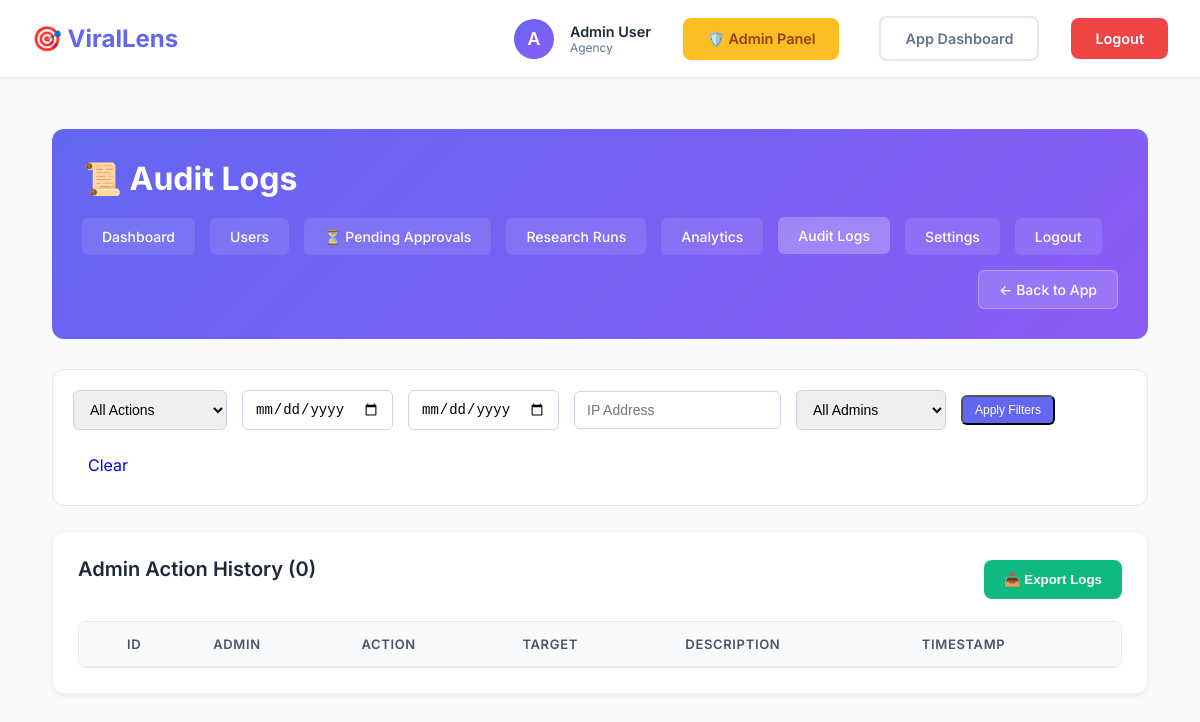
Screenshot of /admin/logs (signed in) with the database file from the repository.
### models.py (models this page shows, shortened)
class User(UserMixin, db.Model):
    __tablename__ = 'users'
    id = db.Column(db.Integer, primary_key=True)
    email = db.Column(db.String(120), unique=True, nullable=False, index=True)
    username = db.Column(db.String(80), unique=True, nullable=False, index=True)
    password_hash = db.Column(db.String(255), nullable=False)
    full_name = db.Column(db.String(120))
    niche = db.Column(db.String(50))  # automotive, royal_family, tech, etc.
    subscription_tier = db.Column(db.String(20), default='free')  # free, pro, agency
    subscription_status = db.Column(db.String(20), default='active')  # active, cancelled, expired
    subscription_start = db.Column(db.DateTime)
    subscription_end = db.Column(db.DateTime)
    research_runs_this_month = db.Column(db.Integer, default=0)
    total_research_runs = db.Column(db.Integer, default=0)
    is_admin = db.Column(db.Boolean, default=False)
    is_active = db.Column(db.Boolean, default=True)
    created_at = db.Column(db.DateTime, default=datetime.utcnow)
    last_login = db.Column(db.DateTime)
    approval_status = db.Column(db.String(20), default='approved', nullable=False) # pending, approved, rejected
    approved_by = db.Column(db.Integer, db.ForeignKey('users.id'), nullable=True)
    approved_at = db.Column(db.DateTime, nullable=True)
    rejection_reason = db.Column(db.Text, nullable=True)
    admin_notes = db.Column(db.Text, nullable=True)
    onboarding_completed = db.Column(db.Boolean, default=False)
    onboarding_step = db.Column(db.Integer, default=1) # Track progress
    research_runs = db.relationship('ResearchRun', backref='user', lazy='dynamic', cascade='all, delete-orphan')
    keywords = db.relationship('Keyword', backref='user', lazy='dynamic', cascade='all, delete-orphan')
    competitors = db.relationship('Competitor', backref='user', lazy='dynamic', cascade='all, delete-orphan')
    user_config = db.relationship('UserConfig', backref='user', uselist=False, cascade='all, delete-orphan')
    approver = db.relationship('User', remote_side='User.id', foreign_keys=[approved_by])

### admin_routes.py (the view)
@admin_bp.route('/logs')
@login_required
@admin_required
def logs():
    page = request.args.get('page', 1, type=int)
    per_page = request.args.get('per_page', 50, type=int)
    action_filter = request.args.get('action', '')
    query = AdminLog.query
    if action_filter:
        query = query.filter_by(action=action_filter)
    pagination = query.order_by(AdminLog.created_at.desc()).paginate(
        page=page, per_page=per_page, error_out=False
    )
    actions = db.session.query(AdminLog.action).distinct().all()
    actions = [a[0] for a in actions]
    return render_template('admin/logs.html',
                         logs=pagination.items,
                         pagination=pagination,
                         actions=actions,
                         action_filter=action_filter)

### admin_routes.py (called while the page is built)
@admin_bp.context_processor
def inject_pending_count():
    count = User.query.filter_by(approval_status='pending').count()
    return dict(pending_count=count)

### app.py (called while the page is built)
@login_manager.user_loader
def load_user(user_id):
    return User.query.get(int(user_id))

### utils/admin_utils.py (called while the page is built)
def admin_required(f):
    @wraps(f)
    def decorated_function(*args, **kwargs):
        if not current_user.is_authenticated:
            flash('Please log in to access this page.', 'error')
            return redirect(url_for('login'))
        if not current_user.is_admin:
            flash('Access denied. Admin privileges required.', 'error')
            return redirect(url_for('dashboard'))
        return f(*args, **kwargs)
    return decorated_function

### templates/admin/logs.html (shortened to what this page needs)
{% extends "admin/base_admin.html" %}
{% block header_title %}📜 Audit Logs{% endblock %}
{% block admin_content %}
<div class="filters-section">
    <form id="filter-form" action="{{ url_for('admin.logs') }}" method="get" style="display:contents;">
        <select name="action" id="action-filter">
            <option value="">All Actions</option>
        </select>
        <input type="date" name="date_from" id="log-date-from" value="{{ request.args.get('date_from', '') }}"
            placeholder="From">
        <input type="date" name="date_to" id="log-date-to" value="{{ request.args.get('date_to', '') }}"
            placeholder="To">
        <input type="text" name="ip_address" id="ip-filter" value="{{ request.args.get('ip_address', '') }}"
            placeholder="IP Address">
        <select name="admin_id" id="admin-filter">
            <option value="">All Admins</option>
        </select>
        <button type="submit" class="btn-sm">Apply Filters</button>
        <a href="{{ url_for('admin.logs') }}" class="btn-secondary"
            style="text-decoration:none; padding:10px 15px; display:inline-block;">Clear</a>
    </form>
</div>
<div class="section-card">
    <div class="table-header">
        <h2>Admin Action History ({{ pagination.total }})</h2>
        <button class="btn-action" style="background:#10b981;" onclick="exportLogs()">📥 Export Logs</button>
    </div>
    <div class="table-responsive">
        <table class="admin-table">
            <thead>
                <tr>
                    <th width="30"></th>
                    <th>ID</th>
                    <th>Admin</th>
                    <th>Action</th>
                    <th>Target</th>
                    <th>Description</th>
                    <th>Timestamp</th>
                </tr>
            </thead>
        </table>
    </div>
</div>
{% endblock %}

### templates/base.html (shortened to what this page needs)
<!DOCTYPE html>
<html lang="en">
<head>
</head>
<body>
    <nav>
        <div class="container">
            <a href="{{ url_for('dashboard') }}" class="logo">
                🎯 ViralLens
            </a>
            {% if current_user.is_authenticated %}
            <div class="nav-right">
                <div class="user-info">
                    <div class="user-avatar">
                        {{ current_user.username[0].upper() }}
                    </div>
                    <div class="user-details">
                        <div class="user-name">{{ current_user.full_name or current_user.username }}</div>
                        <div class="user-tier">{{ current_user.subscription_tier }}</div>
                    </div>
                </div>
                {% if current_user.is_admin %}
                <a href="{{ url_for('admin.dashboard') }}" class="btn"
                    style="background: #fbbf24; color: #92400e; margin-right: 0.5rem;">🛡️ Admin Panel</a>
                {% endif %}
                <a href="{{ url_for('dashboard') }}" class="btn btn-outline">App Dashboard</a>
                <a href="{{ url_for('logout') }}" class="btn btn-danger">Logout</a>
            </div>
            {% endif %}
        </div>
    </nav>
    <div class="container">
        {% block content %}{% endblock %}
    </div>
</body>
</html>

### templates/base.html (style rules this page uses)
* { margin: 0; padding: 0; box-sizing: border-box; }
:root { --primary: #6366f1; --primary-dark: #4f46e5; --secondary: #8b5cf6; --success: #10b981; --danger: #ef4444; --warning: #f59e0b; --dark: #1e293b; --gray: #64748b; --light: #f8fafc; --white: #ffffff; }
body { font-family: 'Inter', -apple-system, BlinkMacSystemFont, 'Segoe UI', Roboto, sans-serif; background: var(--light); color: var(--dark); min-height: 100vh; }
nav { background: var(--white); box-shadow: 0 1px 3px rgba(0, 0, 0, 0.1); padding: 1rem 0; position: sticky; top: 0; z-index: 100; }
nav .container { max-width: 1400px; margin: 0 auto; padding: 0 2rem; display: flex; justify-content: space-between; align-items: center; }
.logo { font-size: 1.5rem; font-weight: 700; color: var(--primary); text-decoration: none; display: flex; align-items: center; gap: 0.5rem; }
.nav-right { display: flex; align-items: center; gap: 2rem; }
.user-info { display: flex; align-items: center; gap: 1rem; }
.user-avatar { width: 40px; height: 40px; border-radius: 50%; background: linear-gradient(135deg, var(--primary), var(--secondary)); display: flex; align-items: center; justify-content: center; color: white; font-weight: 600; font-size: 1.1rem; }
.user-details { display: flex; flex-direction: column; }
.user-name { font-weight: 600; color: var(--dark); font-size: 0.9rem; }
.user-tier { font-size: 0.75rem; color: var(--gray); text-transform: capitalize; }
.btn { padding: 0.75rem 1.5rem; border-radius: 0.5rem; text-decoration: none; font-weight: 600; transition: all 0.3s; display: inline-block; border: none; cursor: pointer; font-size: 0.9rem; }
.btn-danger { background: var(--danger); color: var(--white); }
.btn-outline { background: transparent; color: var(--gray); border: 2px solid #e2e8f0; }
.container { max-width: 1400px; margin: 0 auto; padding: 2rem; }

### templates/admin/base_admin.html (style rules this page uses)
.section-card { background: white; border-radius: 12px; padding: 25px; box-shadow: 0 4px 6px -1px rgba(0, 0, 0, 0.05), 0 2px 4px -1px rgba(0, 0, 0, 0.03); margin-bottom: 25px; border: 1px solid #f1f5f9; }
.section-card h2 { margin: 0 0 20px 0; color: #1e293b; font-size: 20px; font-weight: 600; display: flex; align-items: center; gap: 10px; }
.table-responsive { overflow-x: auto; border-radius: 8px; border: 1px solid #e2e8f0; }
.admin-table { width: 100%; border-collapse: collapse; white-space: nowrap; }
.admin-table th { background: #f8fafc; padding: 14px 16px; text-align: left; font-weight: 600; color: #475569; font-size: 13px; text-transform: uppercase; letter-spacing: 0.05em; border-bottom: 1px solid #e2e8f0; }
.table-header { display: flex; justify-content: space-between; align-items: center; margin-bottom: 20px; }
.btn-sm { padding: 6px 12px; background: #6366f1; color: white; text-decoration: none; border-radius: 6px; font-size: 12px; font-weight: 500; transition: all 0.2s; }
.btn-action { display: inline-flex; align-items: center; justify-content: center; padding: 12px 20px; background: linear-gradient(135deg, #6366f1 0%, #8b5cf6 100%); color: white; text-decoration: none; border-radius: 8px; font-weight: 600; transition: all 0.3s; border: none; cursor: pointer; gap: 8px; }

### templates/admin/logs.html (style rules this page uses)
.filters-section { background: white; padding: 20px; border-radius: 12px; border: 1px solid #e2e8f0; margin-bottom: 25px; display: flex; gap: 15px; align-items: center; flex-wrap: wrap; }
.filters-section input, .filters-section select { padding: 10px 12px; border: 1px solid #cbd5e1; border-radius: 6px; font-size: 14px; min-width: 150px; }

### rows the page displays
User: username "A", full_name "Admin User", subscription_tier "Agency"

### other values shown
{{ pagination.total }} "0"
